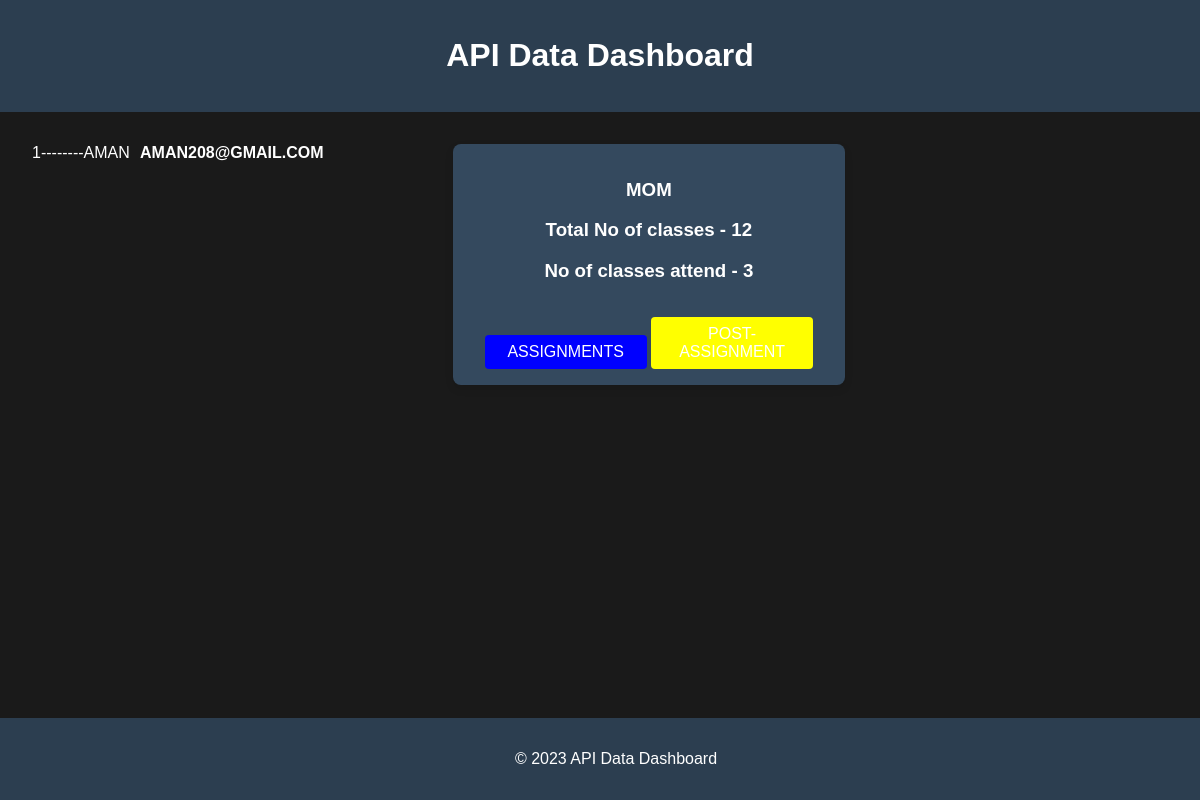
Page /23 (signed in) on the committed database.
### api/models.py (models this page shows, shortened)
class Student(models.Model):
      name = models.ForeignKey(User , on_delete=models.CASCADE  ,null = True , blank = True)
      attendance_status = models.CharField(max_length=7)
      subjects = models.ManyToManyField(Subject)

class Attendance(models.Model):
      subject = models.ForeignKey(Subject , on_delete= models.CASCADE)
      student = models.ForeignKey(Student , on_delete= models.CASCADE , null = True)
      no_of_classes_attended = models.IntegerField(default = 0)

class Subject(models.Model):
      name = models.CharField(max_length=20)
      No_of_classes = models.IntegerField(default = 0 )
      no_of_required_classes = models.IntegerField(default = 0)

### user_accounts/views.py (the view)
# urls.py: path("<pk>", student_data , name="student-data"),
def student_data(request,pk):
        student = Student.objects.filter(id = pk).first()
        data = Attendance.objects.filter(student = student)
        staff = staff_data.objects.filter(name = request.user)
        context = {
                "obj":staff,
                "stu":student,
                "data":data
        }
        return render(request , "CRUD.html" , context)

### TEMPLATES/CRUD.html (shortened to what this page needs)
<!DOCTYPE html>
<html lang="en">
<head>
</head>
<body>
  <header>
    <h1>API Data Dashboard</h1>
  </header>
  <section>
    <div class="card1">
   <div class ="abc">{{stu.name.id}}--------{{stu.name.username}}</div>
 {% for i in data %}
   <h4 class = 'abcd'>{{stu.name.email}}</h4>
  </div>
  <div class="card">
    <h3>{{i.subject.name}}</h3>
    <h3>Total No of classes - {{i.subject.No_of_classes}}</h3>
    <h3>No of classes attend - {{i.no_of_classes_attended}}</h3>
    <a href = "{% url "assignment"  %}?stu={{stu.name.username}}&sub={{i.subject.name}}"><button type = "submit"  class="button-blue">ASSIGNMENTS</button></a>
    <a href = "{% url "post-assignment" %}?stu={{stu.name.username}}&sub={{i.subject.name}}"><button type = "submit" class = "button-yellow">POST-ASSIGNMENT</button></a>
</div>
 {% endfor %}
  </section>
  <footer>
    <p>&copy; 2023 API Data Dashboard</p>
  </footer>
</body>
</html>

### rows in the picture
Student: name.id "1", name.username "AMAN", name.email "AMAN208@GMAIL.COM"
Attendance: subject.name "MOM", subject.No_of_classes "12", no_of_classes_attended "3"
